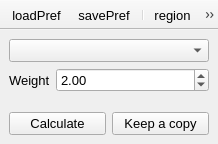
<?xml version="1.0" encoding="UTF-8"?>
<ui version="4.0">
 <class>nInterpolatePath</class>
 <widget class="QMainWindow" name="nInterpolatePath">
  <property name="geometry">
   <rect>
    <x>0</x>
    <y>0</y>
    <width>218</width>
    <height>144</height>
   </rect>
  </property>
  <property name="font">
   <font>
    <pointsize>10</pointsize>
   </font>
  </property>
  <property name="windowTitle">
   <string>Interpolate path</string>
  </property>
  <property name="unifiedTitleAndToolBarOnMac">
   <bool>true</bool>
  </property>
  <widget class="QWidget" name="centralwidget">
   <layout class="QGridLayout" name="gridLayout">
    <item row="0" column="0" colspan="2">
     <widget class="QComboBox" name="image">
      <property name="font">
       <font>
        <pointsize>10</pointsize>
       </font>
      </property>
      <property name="neutrinoImage" stdset="0">
       <bool>true</bool>
      </property>
     </widget>
    </item>
    <item row="1" column="0" colspan="2">
     <widget class="QWidget" name="widget" native="true">
      <layout class="QFormLayout" name="formLayout">
       <property name="leftMargin">
        <number>0</number>
       </property>
       <property name="topMargin">
        <number>0</number>
       </property>
       <property name="rightMargin">
        <number>0</number>
       </property>
       <property name="bottomMargin">
        <number>0</number>
       </property>
       <item row="0" column="0">
        <widget class="QLabel" name="label">
         <property name="font">
          <font>
           <pointsize>10</pointsize>
          </font>
         </property>
         <property name="text">
          <string>Weight</string>
         </property>
        </widget>
       </item>
       <item row="0" column="1">
        <widget class="QDoubleSpinBox" name="weight">
         <property name="value">
          <double>2.000000000000000</double>
         </property>
         <property name="neutrinoSave" stdset="0">
          <bool>true</bool>
         </property>
        </widget>
       </item>
      </layout>
     </widget>
    </item>
    <item row="2" column="0">
     <widget class="QPushButton" name="doIt">
      <property name="font">
       <font>
        <pointsize>10</pointsize>
       </font>
      </property>
      <property name="text">
       <string>Calculate</string>
      </property>
     </widget>
    </item>
    <item row="2" column="1">
     <widget class="QPushButton" name="duplicate">
      <property name="font">
       <font>
        <pointsize>10</pointsize>
       </font>
      </property>
      <property name="text">
       <string>Keep a copy</string>
      </property>
     </widget>
    </item>
   </layout>
  </widget>
  <widget class="QToolBar" name="toolBar">
   <property name="windowTitle">
    <string>toolBar</string>
   </property>
   <property name="movable">
    <bool>false</bool>
   </property>
   <property name="iconSize">
    <size>
     <width>20</width>
     <height>20</height>
    </size>
   </property>
   <property name="floatable">
    <bool>false</bool>
   </property>
   <attribute name="toolBarArea">
    <enum>TopToolBarArea</enum>
   </attribute>
   <attribute name="toolBarBreak">
    <bool>false</bool>
   </attribute>
   <addaction name="actionLoadPref"/>
   <addaction name="actionSavePref"/>
   <addaction name="separator"/>
   <addaction name="actionRegion"/>
   <addaction name="actionBezier"/>
  </widget>
  <action name="actionLoadPref">
   <property name="icon">
    <iconset>
     <normaloff>:icons//loadPref.png</normaloff>:icons//loadPref.png</iconset>
   </property>
   <property name="text">
    <string>loadPref</string>
   </property>
   <property name="toolTip">
    <string>Load Preferences</string>
   </property>
  </action>
  <action name="actionSavePref">
   <property name="icon">
    <iconset>
     <normaloff>:icons//savePref.png</normaloff>:icons//savePref.png</iconset>
   </property>
   <property name="text">
    <string>savePref</string>
   </property>
   <property name="toolTip">
    <string>Save Preferences</string>
   </property>
  </action>
  <action name="actionBezier">
   <property name="icon">
    <iconset>
     <normaloff>:icons//bezier.png</normaloff>:icons//bezier.png</iconset>
   </property>
   <property name="text">
    <string>bezier</string>
   </property>
   <property name="toolTip">
    <string>Switch Bezier</string>
   </property>
  </action>
  <action name="actionRegion">
   <property name="icon">
    <iconset resource="../resources/icons/icons.qrc">
     <normaloff>:/icons/region.png</normaloff>:/icons/region.png</iconset>
   </property>
   <property name="text">
    <string>region</string>
   </property>
   <property name="toolTip">
    <string>Show region window</string>
   </property>
  </action>
 </widget>
 <tabstops>
  <tabstop>image</tabstop>
 </tabstops>
 <resources>
  <include location="../resources/icons/icons.qrc"/>
 </resources>
 <connections/>
</ui>
